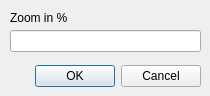
<?xml version="1.0" encoding="UTF-8"?>
<ui version="4.0">
 <class>Zoom</class>
 <widget class="QDialog" name="Zoom">
  <property name="geometry">
   <rect>
    <x>0</x>
    <y>0</y>
    <width>210</width>
    <height>96</height>
   </rect>
  </property>
  <property name="windowTitle">
   <string>Zoom</string>
  </property>
  <widget class="QDialogButtonBox" name="buttonBox">
   <property name="geometry">
    <rect>
     <x>-10</x>
     <y>60</y>
     <width>211</width>
     <height>32</height>
    </rect>
   </property>
   <property name="orientation">
    <enum>Qt::Horizontal</enum>
   </property>
   <property name="standardButtons">
    <set>QDialogButtonBox::Cancel|QDialogButtonBox::Ok</set>
   </property>
  </widget>
  <widget class="QLineEdit" name="lineEdit">
   <property name="geometry">
    <rect>
     <x>10</x>
     <y>30</y>
     <width>191</width>
     <height>22</height>
    </rect>
   </property>
  </widget>
  <widget class="QLabel" name="label">
   <property name="geometry">
    <rect>
     <x>10</x>
     <y>10</y>
     <width>71</width>
     <height>16</height>
    </rect>
   </property>
   <property name="text">
    <string>Zoom in %</string>
   </property>
  </widget>
 </widget>
 <resources/>
 <connections>
  <connection>
   <sender>buttonBox</sender>
   <signal>accepted()</signal>
   <receiver>Zoom</receiver>
   <slot>accept()</slot>
   <hints>
    <hint type="sourcelabel">
     <x>248</x>
     <y>254</y>
    </hint>
    <hint type="destinationlabel">
     <x>157</x>
     <y>274</y>
    </hint>
   </hints>
  </connection>
  <connection>
   <sender>buttonBox</sender>
   <signal>rejected()</signal>
   <receiver>Zoom</receiver>
   <slot>reject()</slot>
   <hints>
    <hint type="sourcelabel">
     <x>316</x>
     <y>260</y>
    </hint>
    <hint type="destinationlabel">
     <x>286</x>
     <y>274</y>
    </hint>
   </hints>
  </connection>
 </connections>
</ui>
